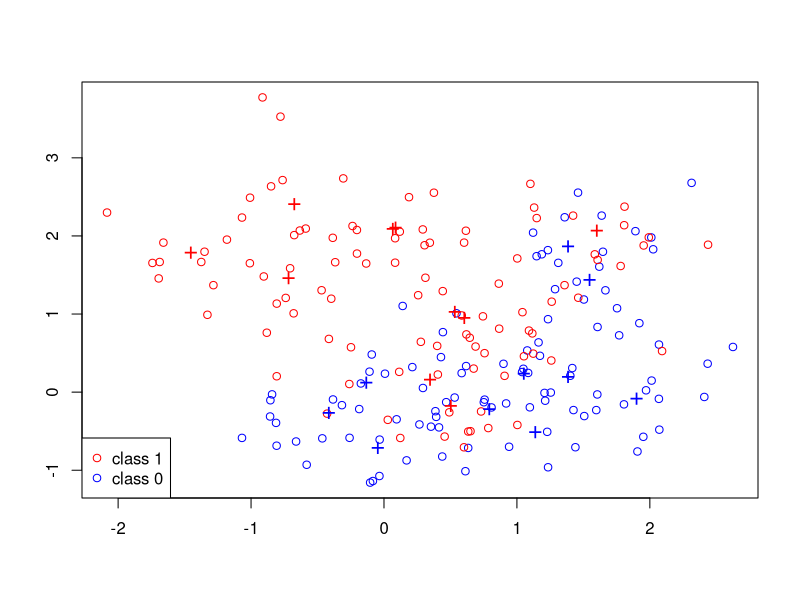
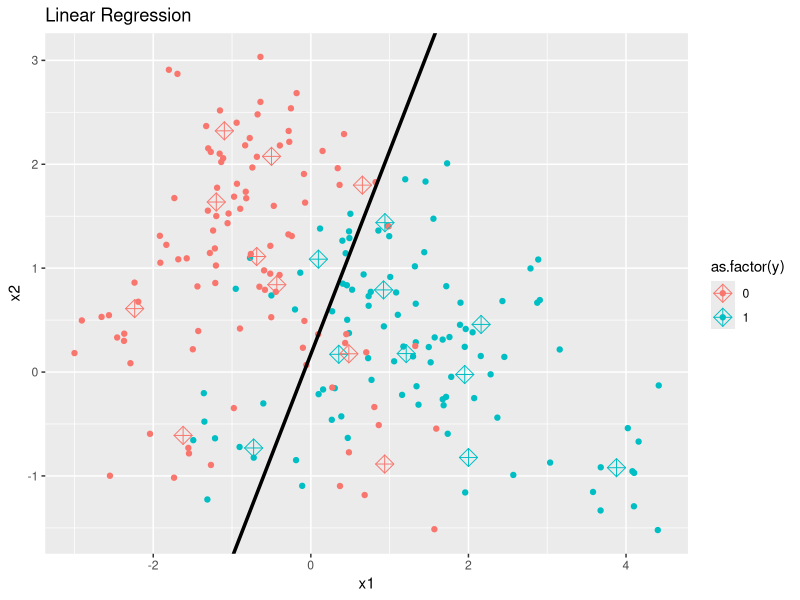
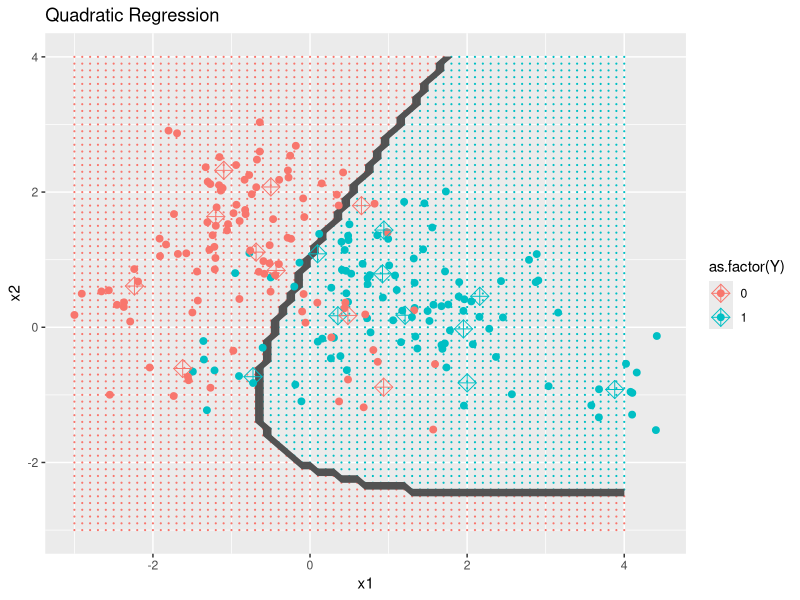
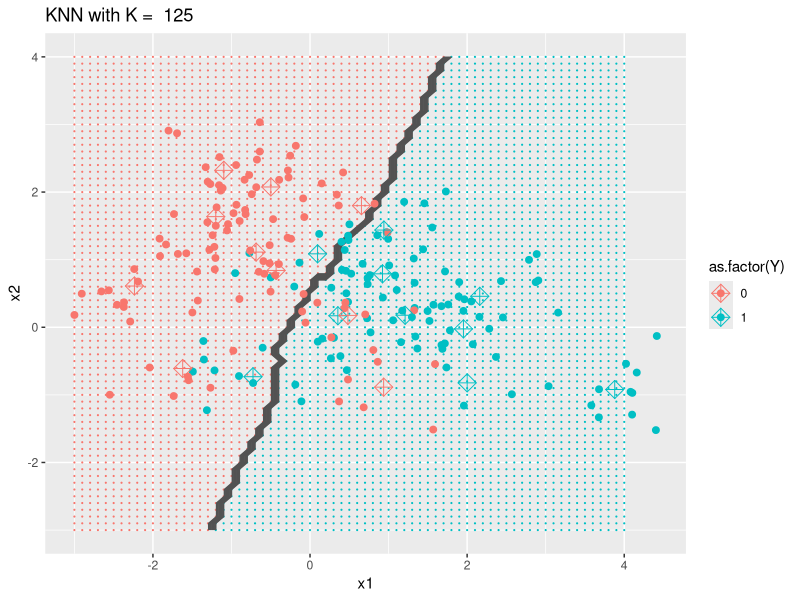
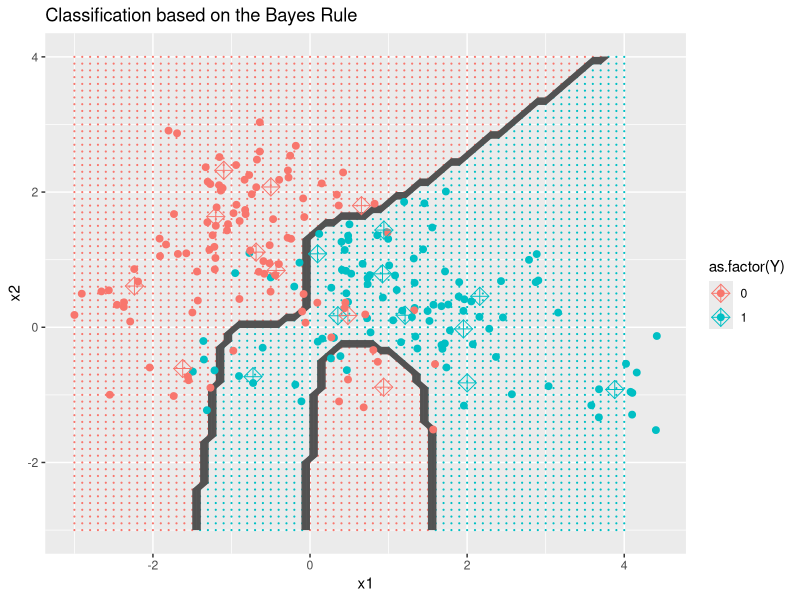
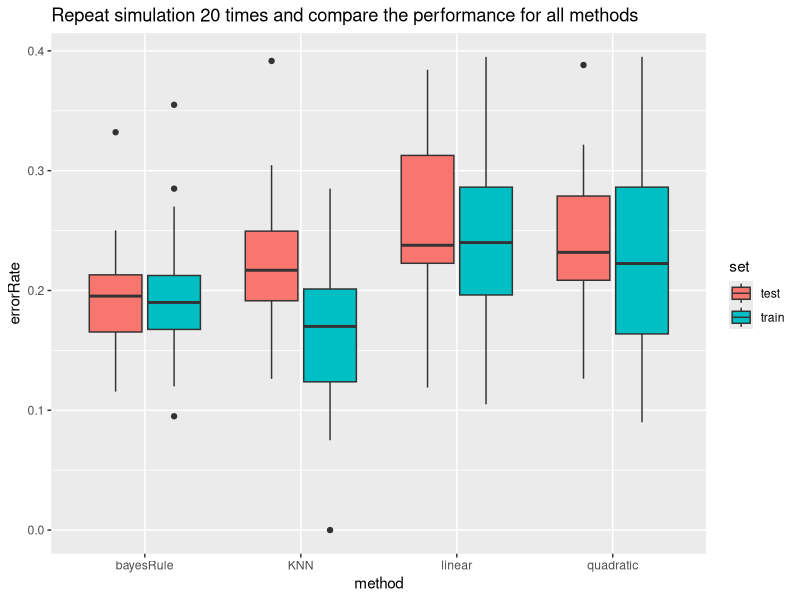
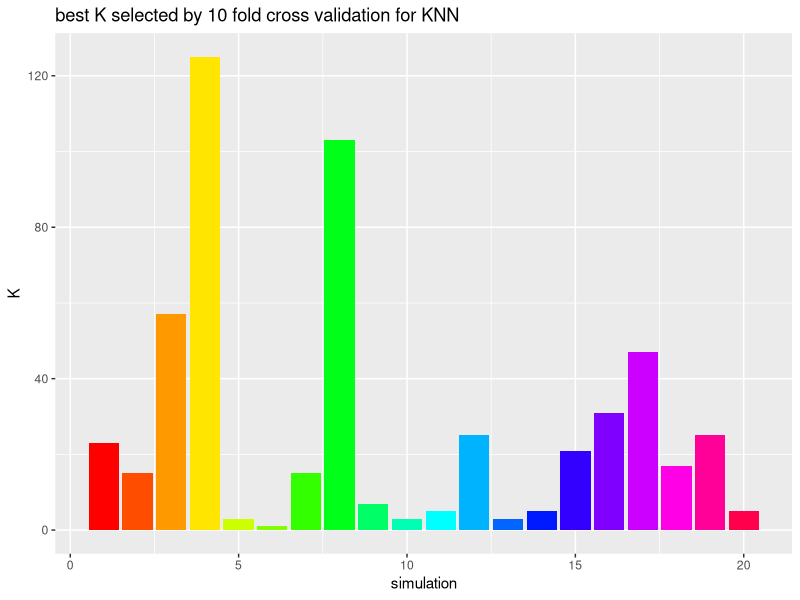
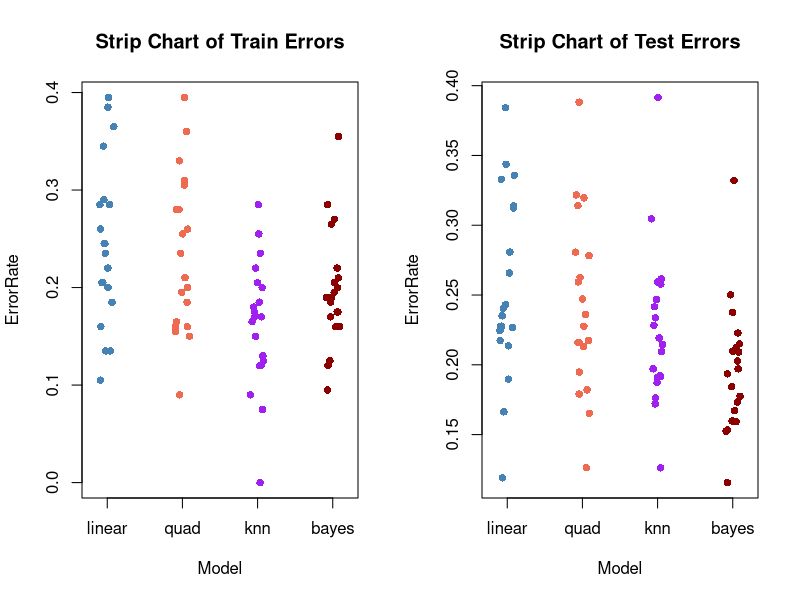

These charts were generated, in order, by the following R code:
## ---- chunk 1
knitr::opts_chunk$set(warning = FALSE, message = FALSE)
options(scipen = 1, digits = 4, width = 80, fig.align = "center")
library(class)
library(ggplot2)
set.seed(8742)
## ---- chunk 2
# fill the following result during 20 simulation run
linearTestErr = data.frame(method = rep("linear",20), set = rep("test", 20), errorRate = rep(0.0, 20)  )
linearTrainErr = data.frame(method = rep("linear",20), set = rep("train", 20), errorRate = rep(0.0, 20)  )

quadTestErr = data.frame(method = rep("quadratic",20), set = rep("test", 20), errorRate = rep(0.0, 20)  )
quadTrainErr = data.frame(method = rep("quadratic",20), set = rep("train", 20), errorRate = rep(0.0, 20)  )

knnTestErr = data.frame(method = rep("KNN",20), set = rep("test", 20), errorRate = rep(0.0, 20) )
knnTrainErr = data.frame(method = rep("KNN",20), set = rep("train", 20), errorRate = rep(0.0, 20)  )

bayesTestErr = data.frame(method = rep("bayesRule",20), set = rep("test", 20), errorRate = rep(0.0, 20)  )
bayesTrainErr = data.frame(method = rep("bayesRule",20), set = rep("train", 20), errorRate = rep(0., 20)  )
KNNCvBestK = rep(0, 20)

## ---- chunk 3
generateCenters = function() {
  centers = 10; # number of centers
  p = 2;    
  sd = 1;  # sd for generating the centers within each class
  m1 = matrix(rnorm(centers*p), centers, p)*sd + cbind( rep(1,centers), rep(0,centers));
  m0 = matrix(rnorm(centers*p), centers, p)*sd + cbind( rep(0,centers), rep(1,centers));
  list(m0,m1)
}
## ---- chunk 4
generate_sim_data= function(centers = 10, n = 100, p = 2, sd = sqrt(1/5), m0 = mo, m1 = m1 ) {
  # Randomly allocate the n samples for class 1  to the 10 clusters
  id1 = sample(1:centers, n, replace = TRUE);
  # Randomly allocate the n samples for class 1 to the 10 clusters
  id0 = sample(1:centers, n, replace = TRUE);  
  matrix(rnorm(2*n*p), 2*n, p)*sd + rbind(m1[id1,], m0[id0,])
}
## ---- chunk 5
generateTrainAndTestData = function(train = 100, test = 5000) {

  centers_mat = generateCenters()
  center0 = centers_mat[[1]]
  center1 = centers_mat[[2]]
  
  train_data = generate_sim_data(m0=center0,m1=center1)
  train_df = data.frame(train_data)
  train_df$y = c(c(rep(1,train), rep(0,train)))
  colnames(train_df) = c("x1","x2","y")
  
  test_data = generate_sim_data(n = test,m0=center0,m1=center1)
  test_df = data.frame(test_data)
  test_df$y = c(rep(1,test), rep(0,test))
  colnames(test_df) = c("x1","x2","y")
  list(train_data = train_df, test_data = test_df, m0 = center0, m1 = center1)
}
## ---- chunk 6
sim_data = generateTrainAndTestData()
train_df = sim_data$train_data
test_df = sim_data$test_data
m0 = sim_data$m0
m1 = sim_data$m1
## ---- chunk 7
#par(mfrow = c(1,2))
#plot(x2 ~ x1, col = y, data = train_df,
#     ylim = c(0, 5), xlim = c(0, 5), pch = 20, cex = 1.5)
#plot(x2 ~ x1, col = y, data = test_df,
#     ylim = c(0, 6), xlim = c(0, 6), pch = 20, cex = 1.5)
## ---- chunk 8
plot(train_df$x1, train_df$x2, type = "n", xlab = "", ylab = "")

points(train_df[train_df$y == 1,1], train_df[train_df$y == 1,2], col = "blue");
points(train_df[train_df$y == 0,1], train_df[train_df$y == 0,2], col = "red"); 

points(m1[1:10, 1], m1[1:10, 2], pch="+", cex=1.5, col="blue");    
points(m0[1:10, 1], m0[1:10, 2], pch="+", cex=1.5, col="red");   

legend("bottomleft", pch = c(1,1), col = c("red", "blue"), 
       legend = c("class 1", "class 0"))
## ---- chunk 9
simpleLinearRegression = function(index) {
  lm_fit = lm(y ~ ., data = train_df)
  lm_pred_cl_train = as.numeric(lm_fit$fitted > 0.5)
  c(train_error = mean(train_df$y != lm_pred_cl_train),
  test_error = round(mean(ifelse(predict(lm_fit, newdata = test_df) > 0.5, 1, 0) != test_df$y),4))
}
## ---- chunk 10
linearPlot = function (lm_fit) {
  ggplot(data = train_df, aes(x = x1, y = x2, color = as.factor(y))) + 
      geom_point() + geom_abline(slope = -lm_fit$coefficients[2]/lm_fit$coefficients[3], 
      intercept = (0.5 - lm_fit$coefficients[1])/lm_fit$coefficients[3], 
      size = 1.2) +
    geom_point(data = data.frame(m1), aes(x = X1, y = X2, color = as.factor(1)), shape  = 9, size = 4) + 
    geom_point(data = data.frame(m0), aes(x = X1, y = X2, color = as.factor(0)), shape  = 9, size = 4) +
    ggtitle("Linear Regression ")
}
## ---- chunk 11
quadraticRegression = function(index) {
  quad_fit = lm(y ~ x1 + x2 + I(x1*x2) + I(x1^2) + I(x2^2), data = train_df)
  lm_pred_cl_train = as.numeric(quad_fit$fitted > 0.5)
  c(train_error = mean(train_df$y != lm_pred_cl_train),
  test_error  = round(mean(ifelse(predict(quad_fit, newdata = test_df) > 0.5, 1, 0) != test_df$y),4))
}
## ---- chunk 12
quadraticPlot = function(quad_fit) {
# create a grid of points to be predicted by quad regression
X1 = seq(-3, 4, 0.1)
X2 = seq(-3, 4, 0.1)
X = expand.grid(x1 = X1, x2 = X2)
Y = ifelse(predict(quad_fit, newdata = X) > 0.5, 1, 0)

# plot the area
ggplot(data = X ) +
  geom_point(aes(x = x1, y = x2, color = as.factor(Y)), size = 0.1) +
  geom_contour(aes(x = x1, y = x2, z = Y), color = "grey32", inherit.aes = FALSE) +
  geom_point(data = train_df, aes(x = x1, y = x2, color = as.factor(y)), size = 2) +
    geom_point(data = data.frame(m1), aes(x = X1, y = X2, color = as.factor(1)), shape  = 9, size = 4) + 
  geom_point(data = data.frame(m0), aes(x = X1, y = X2, color = as.factor(0)), shape  = 9, size = 4) +
  ggtitle("Quadratic Regression ")
  
}

## ---- chunk 13

getCvKNNAveErrorRate=function(K,dataSet,foldSize,foldNum) {
  error = 0
  for (runId in 1:foldNum) {
      testSetIndex = ((runId - 1) * foldSize + 1):(ifelse(runId == 
          foldNum, nrow(dataSet), runId * foldSize))
      trainX = dataSet[-testSetIndex, c("x1", "x2")]
      trainY = as.factor(dataSet[-testSetIndex, ]$y)
      testX = dataSet[testSetIndex, c("x1", "x2")]
      testY = as.factor(dataSet[testSetIndex, ]$y)
      predictY = knn(trainX, testX, trainY, K)
      error = error + sum(predictY != testY)
  }
  error = error/nrow(dataSet)
  error
}

cvKNN = function(dataSet, foldNum) {
    foldSize = floor(nrow(dataSet)/foldNum)
    KVector = seq(1, (nrow(dataSet) - foldSize), 2)
    cvKNNAveErrorRates = sapply(KVector, getCvKNNAveErrorRate, dataSet, 
        foldSize, foldNum)
    result = list()
    result$bestK = max(KVector[cvKNNAveErrorRates == min(cvKNNAveErrorRates)])
    bestK_index = which(KVector %in% c(result$bestK))
    
    result$train.cvError = sum(knn(train_df[,c("x1", "x2")], train_df[,c("x1", "x2")], train_df$y, k = result$bestK) != train_df$y) / nrow(train_df)
    
    predictY = knn(train_df[,c("x1", "x2")], test_df[,c("x1", "x2")], train_df$y, k = result$bestK)
    result$cvError = sum(predictY != test_df$y) / nrow(test_df)
    result
}

foldNum = 10
kNearestNeighbor = function(index) {
  #dataSet = train_df[sample(nrow(train_df)),]
  result = cvKNN( train_df[sample(nrow(train_df)),],foldNum)
  c(result$train.cvError,result$cvError,result$bestK)
}
## ---- chunk 14
knnPlot = function(bestK) {
  # create a grid of points to be predicted by KNN
  X1 = seq(-3, 4, 0.1)
  X2 = seq(-3, 4, 0.1)
  X = expand.grid(x1 = X1, x2 = X2)
  Y = knn(train_df[, c("x1", "x2")], X, train_df[, c("y")] , bestK) 
  
  # plot the area
  ggplot(data = X ) +
    geom_point(aes(x = x1, y = x2, color = as.factor(Y)), size = 0.1) +
    geom_contour(aes(x = x1, y = x2, z = as.integer(Y)), color = "grey32", inherit.aes = FALSE) +
    geom_point(data = train_df, aes(x = x1, y = x2, color = as.factor(y)), size = 2) +
      geom_point(data = data.frame(m1), aes(x = X1, y = X2, color = as.factor(1)), shape  = 9, size = 4) + 
    geom_point(data = data.frame(m0), aes(x = X1, y = X2, color = as.factor(0)), shape  = 9, size = 4) +
    ggtitle(paste("KNN with K = ", bestK))
  
}


## ---- chunk 15
# bayes error
mixedModelBayes=function(x){
  sum(exp(-apply((t(m1)-x)^2, 2, sum)*5/2))/sum(exp(-apply((t(m0)-x)^2, 2, sum)*5/2))
}

bayesError = function(index) {
  cl_train_pred_Bayes = apply(train_df[,1:2], 1, mixedModelBayes)
  cl_train_pred_Bayes = as.numeric(cl_train_pred_Bayes > 1);
  train.err.Bayes = sum(train_df$y !=  cl_train_pred_Bayes) / nrow(train_df)

  cl_test_pred_Bayes = apply(test_df[,1:2], 1, mixedModelBayes)
  cl_test_pred_Bayes = as.numeric(cl_test_pred_Bayes > 1);
  test.err.Bayes = sum(test_df$y !=  cl_test_pred_Bayes) / nrow(test_df)
  c(train.err.Bayes,test.err.Bayes)

}
## ---- chunk 16
bayesPlot = function() {
  # create a grid of points to be predicted by bayes rule
  X1 = seq(-3, 4, 0.1)
  X2 = seq(-3, 4, 0.1)
  X = expand.grid(x1 = X1, x2 = X2)
  Y = as.numeric(apply(X, 1, mixedModelBayes) > 1)
  
  # plot the area
  ggplot(data = X ) +
    geom_point(aes(x = x1, y = x2, color = as.factor(Y)), size = 0.1) +
    geom_contour(aes(x = x1, y = x2, z = Y), color = "grey32", inherit.aes = FALSE) +
    geom_point(data = train_df, aes(x = x1, y = x2, color = as.factor(y)), size = 2) +
      geom_point(data = data.frame(m1), aes(x = X1, y = X2, color = as.factor(1)), shape  =9, size = 4) + 
    geom_point(data = data.frame(m0), aes(x = X1, y = X2, color = as.factor(0)), shape  = 9, size = 4) +
    ggtitle("Classification based on the Bayes Rule ")
}

## ---- chunk 17
simSize = 20

for(i in 1:simSize) {
  sim_data = generateTrainAndTestData()
  train_df = sim_data$train_data
  test_df = sim_data$test_data
  m0 = sim_data$m0
  m1 = sim_data$m1
  lr_errors = simpleLinearRegression(i)
  linearTrainErr[i,"errorRate"] = lr_errors[1]
  linearTestErr[i,"errorRate"] = lr_errors[2]
  quad_errors = quadraticRegression(i)
  quadTrainErr[i,"errorRate"] = quad_errors[1]
  quadTestErr[i,"errorRate"] = quad_errors[2]
  knn_errors = kNearestNeighbor(i)
  knnTrainErr[i,"errorRate"] = knn_errors[1]
  knnTestErr[i,"errorRate"] = knn_errors[2]
  KNNCvBestK[i] = knn_errors[3]
  bayes_errors = bayesError(i)
  bayesTrainErr[i,"errorRate"] = bayes_errors[1]
  bayesTestErr[i,"errorRate"] = bayes_errors[2]
}

# visualization of 4 methods
linearPlot( lm(y ~ ., data = train_df) )
quadraticPlot( lm(y ~ x1 + x2 + I(x1*x2) + I(x1^2) + I(x2^2), data = train_df) )
knnPlot(max(KNNCvBestK))
bayesPlot()

# consolidate all results
finalErr = rbind(linearTestErr, linearTrainErr, quadTestErr, quadTrainErr, knnTestErr, knnTrainErr, bayesTestErr, bayesTrainErr)

# plot boxplot
ggplot(finalErr, aes(x = method, y = errorRate, fill = set)) +
  geom_boxplot() +
  ggtitle("Repeat simulation 20 times and compare the performance for all methods ")
## ---- chunk 18

bestK_df = data.frame(simulation = seq(1,20,1), K = KNNCvBestK)

# plot barplot for 20 best K
ggplot(bestK_df, aes(x = simulation, y = K)) +
  geom_bar(stat = "identity", fill = rainbow(20)) +
  ggtitle("best K selected by 10 fold cross validation for KNN ")

## ---- chunk 19
par(mfrow=c(1,2))
stripchart(x = list('linear'=linearTrainErr$errorRate,'quad'=quadTrainErr$errorRate,'knn'=knnTrainErr$errorRate,'bayes'=bayesTrainErr$errorRate),
           main = 'Strip Chart of Train Errors',
           xlab = 'Model', 
           ylab = 'ErrorRate',
           col = c('steelblue', 'coral2', 'purple','darkred'),
           pch = 16,
           method = 'jitter',
           vertical = TRUE)

stripchart(x = list('linear'=linearTestErr$errorRate,'quad'=quadTestErr$errorRate,'knn'=knnTestErr$errorRate,'bayes'=bayesTestErr$errorRate),
           main = 'Strip Chart of Test Errors',
           xlab = 'Model', 
           ylab = 'ErrorRate',
           col = c('steelblue', 'coral2', 'purple','darkred'),
           pch = 16,
           method = 'jitter',
           vertical = TRUE)
## ---- chunk 20
mean(KNNCvBestK)

## ---- chunk 21
sd(KNNCvBestK)
## ---- chunk 22
error_df = data.frame(matrix(c(mean(linearTrainErr$errorRate),mean(linearTestErr$errorRate),mean(quadTrainErr$errorRate),mean(quadTestErr$errorRate),mean(knnTrainErr$errorRate),mean(knnTestErr$errorRate),mean(bayesTrainErr$errorRate),mean(bayesTestErr$errorRate)),ncol = 2))

colnames(error_df) = c("mean_train_error","mean_test_error")
rownames(error_df) = c("Linear","Quadratic","KNN","Bayes")
error_df
